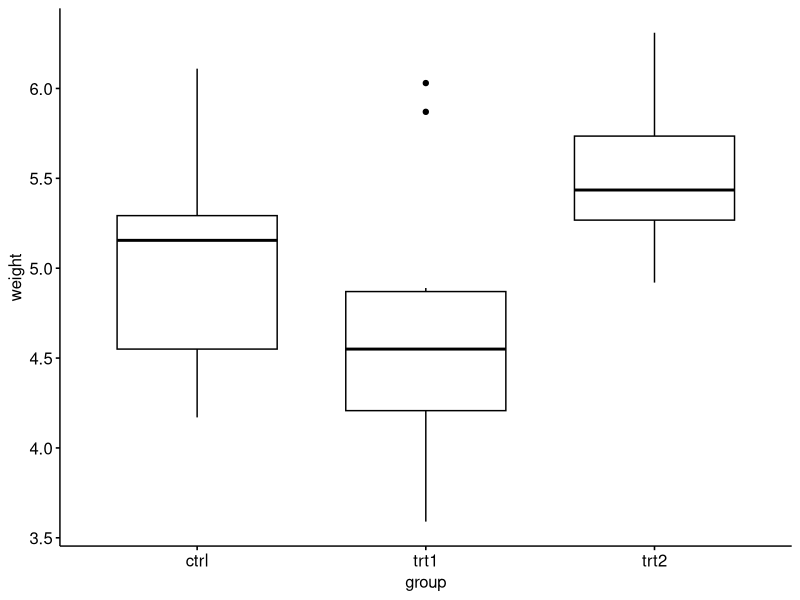

Here is the R script that generated this plot:
library(tidyverse)
library(ggpubr)
library(rstatix)

PlantGrowth %>% sample_n_by(group,size=1)
PlantGrowth=PlantGrowth %>% reorder_levels(group,order=c('ctrl','trt1','trt2'))
PlantGrowth %>% group_by(group) %>% get_summary_stats(weight,type='common')
ggboxplot(PlantGrowth,x='group',y='weight')
res.kruskal=PlantGrowth %>% kruskal_test(weight~group)
res.kruskal
PlantGrowth %>% kruskal_effsize(weight~group)
pwc=PlantGrowth %>% dunn_test(weight~group,p.adjust.method='bonferroni')
pwc